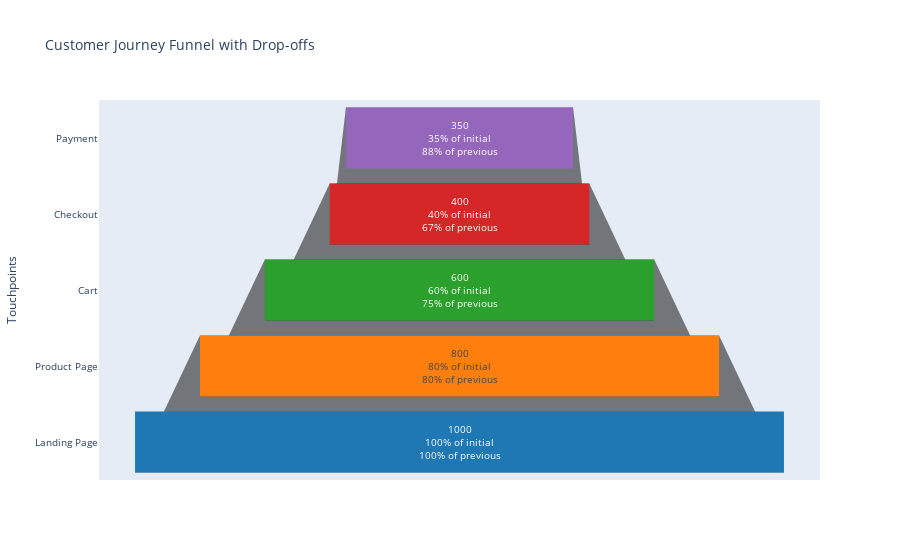

Notebook source saved alongside this figure:
### Code cell
# Define the touchpoints
touchpoints = ["Landing Page", "Product Page", "Cart", "Checkout", "Payment"]

# Number of users at each touchpoint (example data)
user_flow = [1000, 800, 600, 400, 350]

# Drop-offs at each stage
drop_offs = [0, 200, 200, 200, 50]

# Calculate conversion rates for each stage
conversion_rates = [f"{(user_flow[i] / user_flow[0]) * 100:.1f}%" for i in range(len(user_flow))]

# Create the funnel chart
fig = go.Figure(go.Funnel(
    y=touchpoints,  # Labels for each stage
    x=user_flow,    # Number of users at each stage
    textinfo="value+percent previous+percent initial",  # Display the value and percentage
    # hoverinfo="label+percent previous+percent initial+text",
    textposition="inside",
    marker=dict(color=["#1f77b4", "#ff7f0e", "#2ca02c", "#d62728", "#9467bd"])
))

# Set the layout of the funnel chart
fig.update_layout(
    title="Customer Journey Funnel with Drop-offs",
    xaxis_title="Number of Users",
    yaxis_title="Touchpoints",
    yaxis=dict(categoryorder="total ascending"),
    font=dict(size=10)
)

# Display the funnel chart
fig.show()

### Figure 1 — Plotly figure (JSON) as saved in the notebook; plotly's stock layout.template omitted (floating-point values rounded to 4 significant figures)
{"data": [{"marker": {"color": ["#1f77b4", "#ff7f0e", "#2ca02c", "#d62728", "#9467bd"]}, "textinfo": "value+percent previous+percent initial", "textposition": "inside", "type": "funnel", "x": [1000, 800, 600, 400, 350], "y": ["Landing Page", "Product Page", "Cart", "Checkout", "Payment"]}], "layout": {"font": {"size": 10}, "title": {"text": "Customer Journey Funnel with Drop-offs"}, "xaxis": {"title": {"text": "Number of Users"}}, "yaxis": {"categoryorder": "total ascending", "title": {"text": "Touchpoints"}}}}
